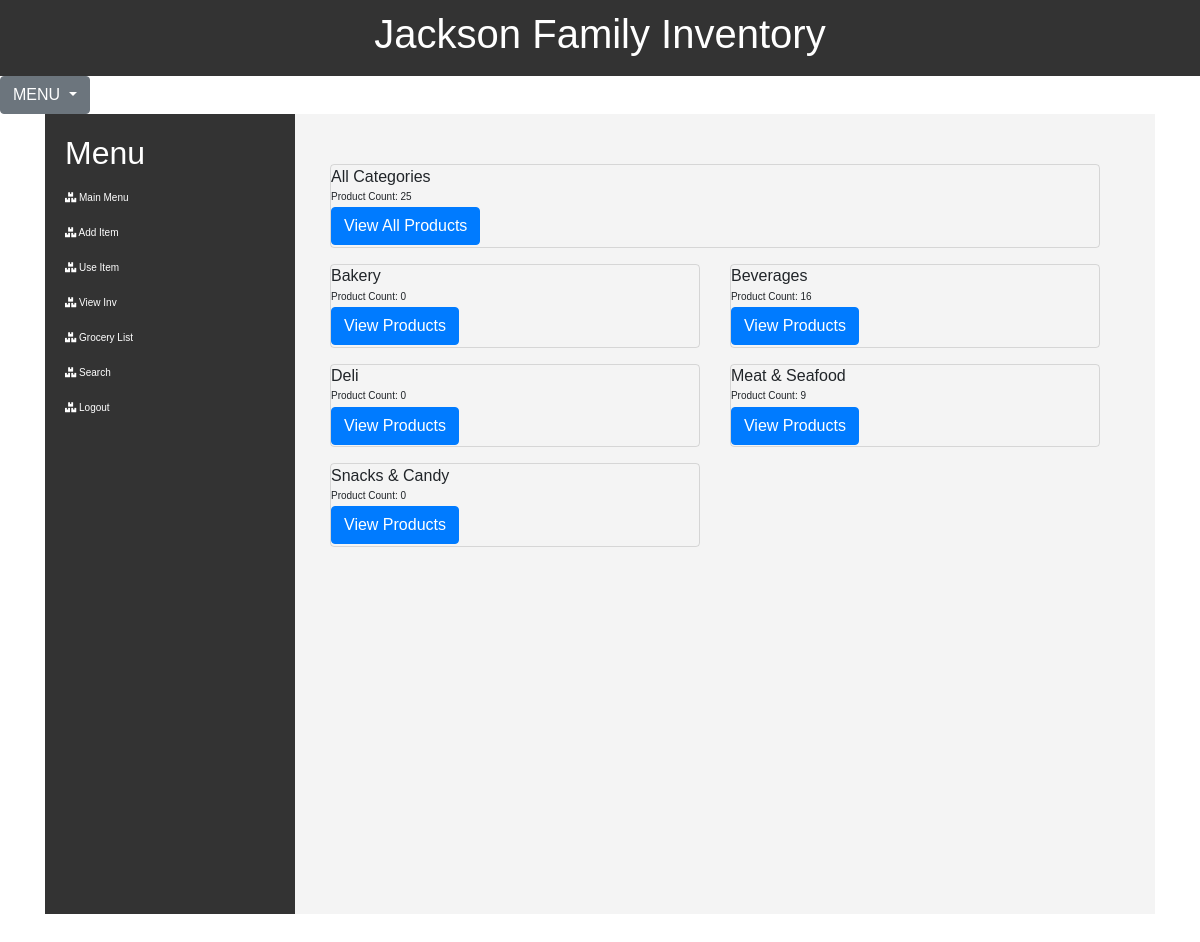
Screenshot of /items (signed in) with the database file from the repository.
### JacksonInventory/models.py (models this page shows)
class Category(db.Model):
    id = db.Column(db.Integer, primary_key=True)
    category = db.Column(db.String(75), unique=True)
    items = db.relationship('Item', backref='category', lazy=True)

### JacksonInventory/routes.py (the view)
@app.route('/items')
@login_required
def items_page():
    query = text('''
    SELECT c.id, c.category, COUNT(i.category_id) AS product_count
    FROM category c
    LEFT JOIN item i ON i.category_id = c.id
    GROUP BY c.id, c.category
    ORDER BY c.category
    ''')
    result = db.session.execute(query)
    categories = result.fetchall()
    total_product_count = db.session.query(func.count()).select_from(Item).scalar()
    return render_template('items.html', categories=categories, total_product_count=total_product_count)

### JacksonInventory/models.py (called while the page is built)
@login_manager.user_loader
def load_user(user_id):
    return User.query.get(int(user_id))

### JacksonInventory/routes.py (called while the page is built)
@app.context_processor
def base():
    form = SearchForm()
    return dict(form=form)

### JacksonInventory/templates/items.html (shortened to what this page needs)
{% extends 'base.html' %}
{% block content %}
<br/></br/>
<div class="container">
  <div class="row justify-content-center">
    <div class="col-12">
      {% if categories %}
      <div class="card mb-3" style="background-color: transparent;">
        <div class="row no-gutters">
          <div class="col-6">
            <div class="card-body">
              <h6 class="card-title">All Categories</h6>
              <p class="card-text">Product Count: {{ total_product_count }}</p>
              <a href="{{ url_for('all_categories_page') }}" class="btn btn-primary">View All Products</a>
            </div>
          </div>
        </div>
      </div>
      {% endif %}
      <div class="row">
        {% for category in categories %}
        <div class="col-6">
          <div class="card mb-3" style="background-color: transparent;">
            <div class="row no-gutters">
              <div class="col-12">
                <div class="card-body">
                  <h6 class="card-title">{{ category[1] }}</h6>
                  <p class="card-text">Product Count: {{ category[2] }}</p>
                  <a href="{{ url_for('category_page', id=category[0]) }}" class="btn btn-primary">View Products</a>
                </div>
              </div>
            </div>
          </div>
        </div>
        {% endfor %}
      </div>
    </div>
  </div>
</div>
{% endblock %}

### JacksonInventory/templates/base.html (shortened to what this page needs)
<!DOCTYPE html>
<html lang="en">
<head>
    <link rel="stylesheet" href="https://stackpath.bootstrapcdn.com/bootstrap/4.5.2/css/bootstrap.min.css">
    <link rel="stylesheet" href="https://cdnjs.cloudflare.com/ajax/libs/font-awesome/5.15.3/css/all.min.css">
</head>
<body>
    <div class="header">
        <h1>Jackson Family Inventory</h1>
    </div>
    <div class="dropdown">
        <button class="btn btn-secondary dropdown-toggle" type="button" id="dropdownMenu2" data-toggle="dropdown" aria-haspopup="true" aria-expanded="false">
          MENU
        </button>
    </div>
    <div class="container">
        <div class="sidebar d-none d-lg-block">
            <h2>Menu</h2>
            {% if current_user.is_authenticated %}
            <a href="{{ url_for('mainmenu_page') }}"><i class="fas fa-boxes"></i> Main Menu</a>
            <a href="{{ url_for('add_item') }}"><i class="fas fa-boxes"></i> Add Item</a>
            <a href="{{ url_for('use_item') }}"><i class="fas fa-boxes"></i> Use Item</a>
            <a href="{{ url_for('items_page') }}"><i class="fas fa-boxes"></i> View Inv</a>
            <a href="{{ url_for('grocery_list') }}"><i class="fas fa-boxes"></i> Grocery List</a>
            <a href="{{ url_for('search_start') }}"><i class="fas fa-boxes"></i> Search</a>
            <a href="{{ url_for('logout_page') }}"><i class="fas fa-boxes"></i> Logout</a>
            {% else %}
            <a href="{{ url_for('login_page') }}"><i class="fas fa-sign-in-alt"></i> Log In</a>
            <a href="{{ url_for('register_page') }}"><i class="fas fa-user-plus"></i> Register</a>
            {% endif %}
        </div>
        <div class="main-content">
            {% block content %} {% endblock %}
        </div>
    </div>
</body>
</html>

### JacksonInventory/templates/base.html (style rules this page uses)
body { margin: 0; font-family: Arial, sans-serif; }
.container { display: flex; height: 100vh; }
.sidebar { width: 250px; background-color: #333; color: white; padding: 20px; }
.sidebar a { color: white; text-decoration: none; display: block; padding: 10px 0; }
.main-content { flex-grow: 1; background-color: #f4f4f4; padding: 20px; }
.header { background-color: #333; color: white; padding: 10px 20px; text-align: center; }

### JacksonInventory/templates/items.html (style rules this page uses)
body { font-size: 10px; }
.card-body { padding: 0.1rem 0; }
.card-title, .card-text { margin-bottom: 0.2rem; }

### rows the page displays
Category: category "Bakery", category "0"
Category: category "Beverages", category "16"
Category: category "Deli", category "0"
Category: category "Meat & Seafood", category "9"
Category: category "Snacks & Candy", category "0"

### other values shown
{{ total_product_count }} "25"
